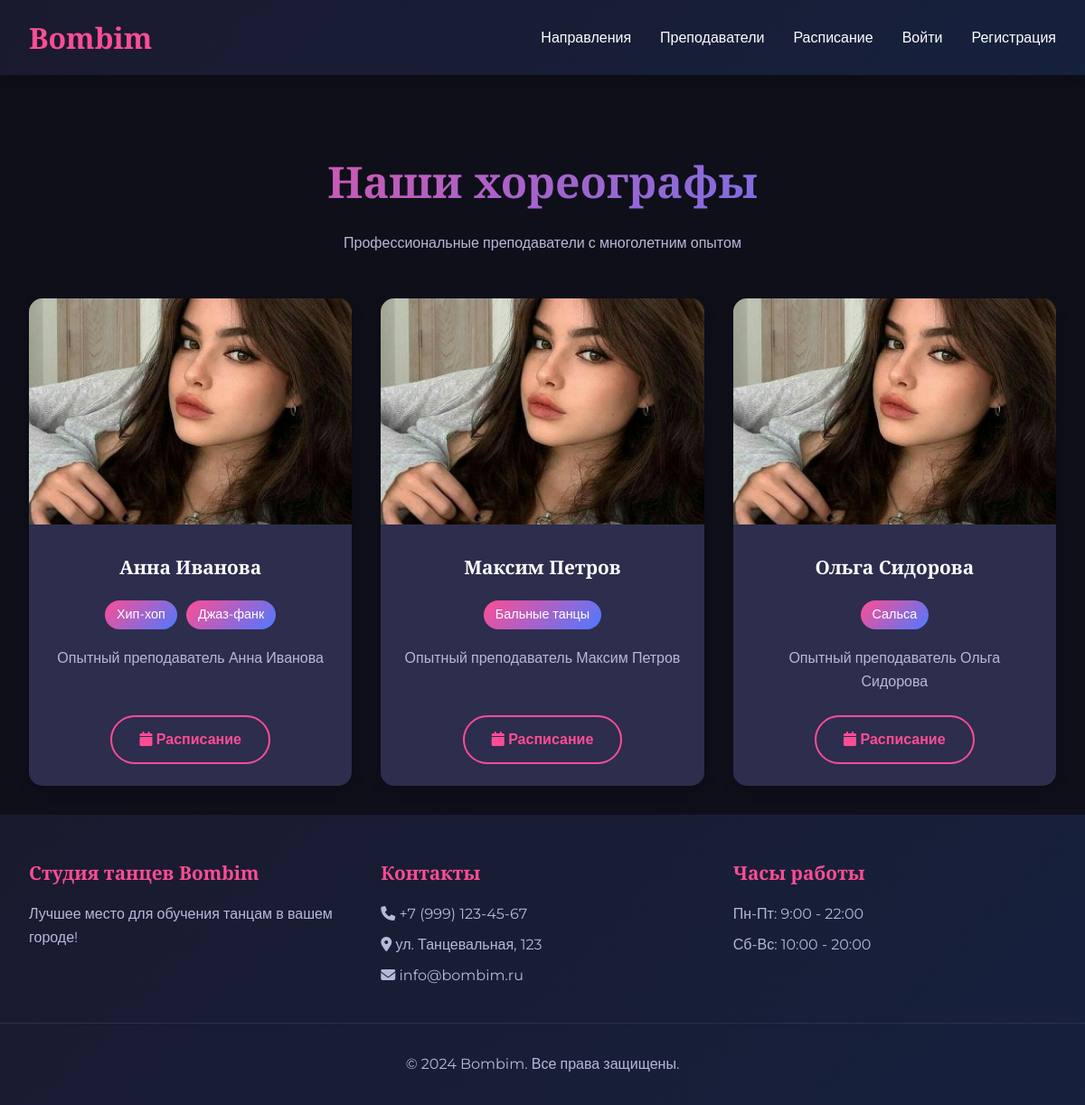
Screenshot of /trainers/ with the database file from the repository.
### main/models.py (models this page shows, shortened)
class Trainer(models.Model):
    user = models.OneToOneField(User, on_delete=models.CASCADE, related_name='trainer_profile')
    bio = models.TextField()
    photo = models.ImageField(upload_to='trainers/')
    styles = models.ManyToManyField(DanceStyle, related_name='trainers')

class User(AbstractUser):
    ROLE_CHOICES = (
        ('client', 'Клиент'),
        ('trainer', 'Хореограф'),
        ('admin', 'Администратор'),
    )
    role = models.CharField(max_length=10, choices=ROLE_CHOICES, default='client')
    phone = models.CharField(max_length=20, unique=True)
    birth_date = models.DateField(null=True, blank=True)
    email = models.EmailField(unique=True)
    first_name = models.CharField(max_length=30)
    last_name = models.CharField(max_length=30)

class DanceStyle(models.Model):
    name = models.CharField(max_length=100)
    description = models.TextField()
    image = models.ImageField(upload_to='styles/')

### main/views.py (the view)
# urls.py: path('trainers/', views.trainers_view, name='trainers'),
def trainers_view(request):
    trainers = Trainer.objects.all()
    return render(request, 'main/trainers.html', {'trainers': trainers})

### templates/main/trainers.html (shortened to what this page needs)
{% extends 'main/base.html' %}
{% block content %}
<section class="mt-5">
    <h1 class="text-center">Наши хореографы</h1>
    <p class="text-center" style="color: var(--text-secondary); margin-bottom: 3rem;">
        Профессиональные преподаватели с многолетним опытом
    </p>
    <div class="grid grid-3">
        {% for trainer in trainers %}
        <div class="trainer-card">
            <div class="trainer-image-container">
                {% if trainer.photo %}
                <img src="{{ trainer.photo.url }}" alt="{{ trainer.user.get_full_name }}" class="trainer-image">
                {% else %}
                <div class="trainer-image-placeholder">
                    <i class="fas fa-user-tie fa-3x"></i>
                </div>
                {% endif %}
            </div>
            <div class="trainer-content">
                <h3>{{ trainer.user.get_full_name }}</h3>
                <div class="trainer-styles">
                    {% for style in trainer.styles.all %}
                    <span class="style-tag">{{ style.name }}</span>
                    {% endfor %}
                </div>
                <p class="trainer-bio">{{ trainer.bio|truncatewords:20 }}</p>
                <a href="{% url 'schedule' %}?trainer={{ trainer.id }}" class="btn btn-outline">
                    <i class="fas fa-calendar"></i> Расписание
                </a>
            </div>
        </div>
        {% endfor %}
    </div>
</section>
{% endblock %}

### templates/main/base.html (style rules this page uses)
:root { --bg-primary: #0f0f1a; --bg-secondary: #1a1a2e; --bg-card: #2d2d4d; --accent-primary: #ff4d94; --accent-secondary: #4d79ff; --text-primary: #ffffff; --text-secondary: #b8b8d9; --success: #00cc99; --warning: #ffcc00; --danger: #ff4d4d; }
* { margin: 0; padding: 0; box-sizing: border-box; }
body { font-family: 'Montserrat', sans-serif; background: var(--bg-primary); color: var(--text-primary); line-height: 1.6; min-height: 100vh; display: flex; flex-direction: column; }
.btn { display: inline-block; padding: 12px 30px; border: none; border-radius: 50px; text-decoration: none; font-weight: 600; text-align: center; transition: all 0.3s ease; cursor: pointer; font-size: 1rem; }
.btn-outline { background: transparent; border: 2px solid var(--accent-primary); color: var(--accent-primary); }
h1, h2, h3, h4, h5, h6 { font-family: 'Playfair Display', serif; color: var(--text-primary); margin-bottom: 1rem; }
h1 { font-size: 3rem; background: linear-gradient(135deg, var(--accent-primary) 0%, var(--accent-secondary) 100%); -webkit-background-clip: text; -webkit-text-fill-color: transparent; text-align: center; }
.text-center { text-align: center; }
.mt-5 { margin-top: 3rem; }
.grid { display: grid; gap: 2rem; }
.grid-3 { grid-template-columns: repeat(auto-fit, minmax(250px, 1fr)); }

### templates/main/trainers.html (style rules this page uses)
.trainer-card { background: var(--bg-card); border-radius: 15px; overflow: hidden; transition: all 0.3s ease; box-shadow: 0 5px 15px rgba(0, 0, 0, 0.2); text-align: center; }
.trainer-image-container { position: relative; overflow: hidden; }
.trainer-image { width: 100%; height: 250px; object-fit: cover; transition: transform 0.3s ease; }
.trainer-content { padding: 1.5rem; }
.trainer-content h3 { color: var(--text-primary); margin-bottom: 0.5rem; font-size: 1.3rem; }
.trainer-styles { margin: 1rem 0; }
.style-tag { background: linear-gradient(135deg, var(--accent-primary) 0%, var(--accent-secondary) 100%); color: white; padding: 0.3rem 0.8rem; border-radius: 20px; font-size: 0.9rem; margin: 0.2rem; display: inline-block; }
.trainer-bio { color: var(--text-secondary); line-height: 1.6; margin: 1rem 0; min-height: 60px; }

### rows the page displays
Trainer: photo (picture), user.get_full_name "Анна Иванова", bio "Опытный преподаватель Анна Иванова"
DanceStyle: name "Хип-хоп"
DanceStyle: name "Джаз-фанк"
Trainer: photo (picture), user.get_full_name "Максим Петров", bio "Опытный преподаватель Максим Петров"
DanceStyle: name "Бальные танцы"
Trainer: photo (picture), user.get_full_name "Ольга Сидорова", bio "Опытный преподаватель Ольга Сидорова"
DanceStyle: name "Сальса"
